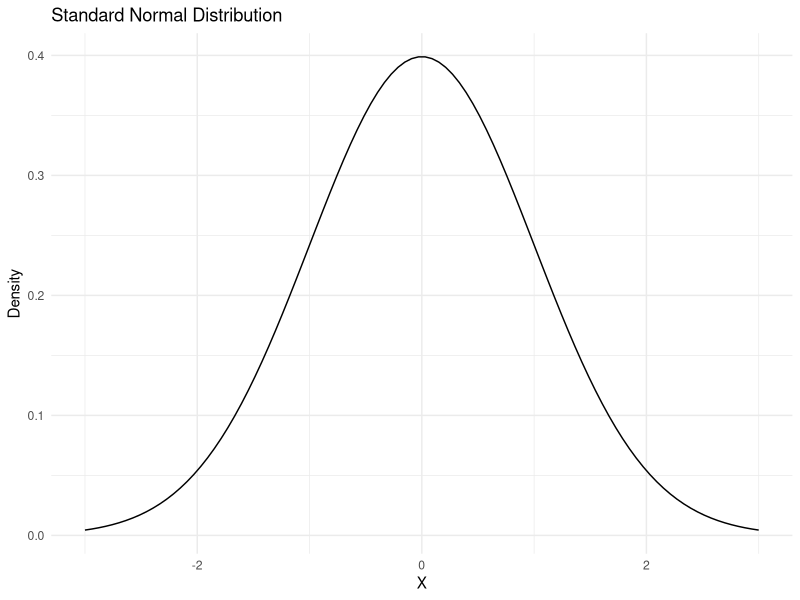

Here is the R script that generated this plot:
## ---- chunk 1
# R code chunck
library(ggplot2)

mu <- 0
sigma <- 1
x <- seq(mu - 3*sigma, mu + 3*sigma, length.out = 100)
y <- dnorm(x, mean = mu, sd = sigma)
data <- data.frame(x, y)

ggplot(data, aes(x, y)) +
  geom_line() +
  theme_minimal() +
  labs(title = "Standard Normal Distribution", x = "X", y = "Density")


